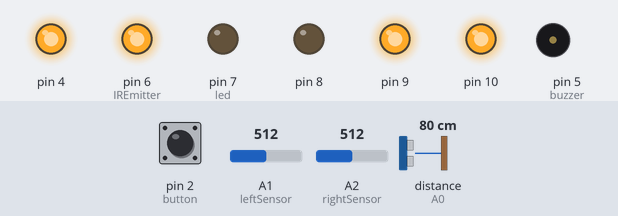
Simulated run of this sketch. Board: Arduino Uno, built with avr-gcc and run on an emulated ATmega328P. Parts: output pins drawn as LEDs (lit = HIGH), buzzer (waves = sounding). Wiring (inferred from the names in the program): ultrasonic range finder: trigger pin 3; echo A0. Dashed ring = blinking. The inputs (shaded band) are chosen by the test bench; at power-on: distance to the obstacle (sensor on A0) 80 cm, pin 2 (button) HIGH, A1 (leftSensor) = 512, A2 (rightSensor) = 512. The echo pulse lasts 58.3 µs per cm; random numbers use the default seed unless the sketch sets one; pins used as bus, display or sensor lines are not drawn.

Above: at 6.2 s.
6.3 s: distance to the obstacle (sensor on A0) set to 11 cm
7.8 s: distance to the obstacle (sensor on A0) set to 8 cm
At 8.7 s:
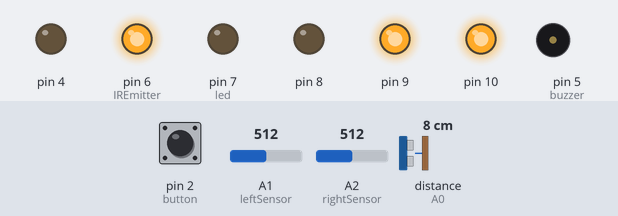
At 10.2 s:
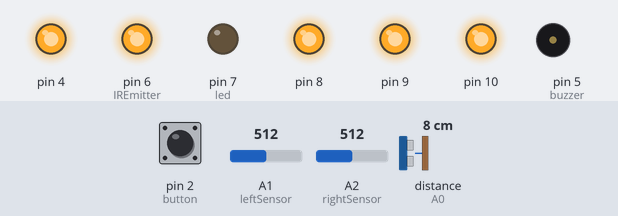
10.8 s: pin 2 (button) pulled LOW for 0.15 s
At 11.8 s:
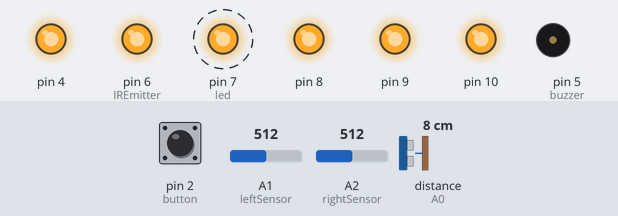
13.9 s: distance to the obstacle (sensor on A0) set to 2 cm
16.9 s: distance to the obstacle (sensor on A0) set to 4 cm
18.9 s: pin 2 (button) pulled LOW for 1 s
At 27.8 s:
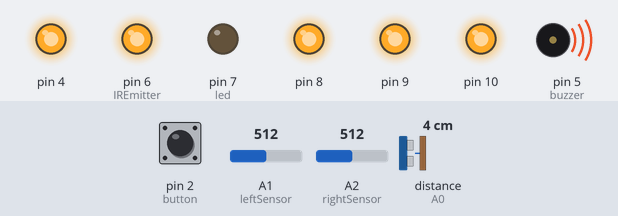
Timing chart, 0 to 29.6 s (numbered marks = the images above; inputs shaded):
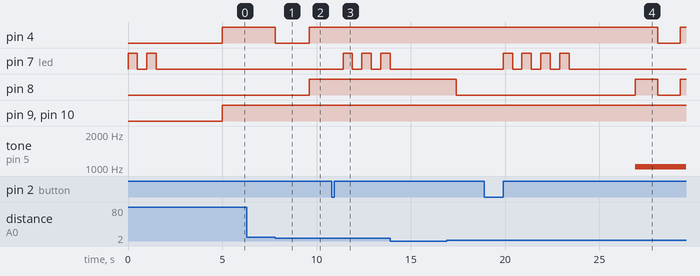

The sketch:

Solution_2.ino
```cpp
/********************************************************************
  An Introduction to Robot Programming
  Author - Eric Ryan Harrison <me@ericharrison.info>
  http://github.com/SumoRobotLeague/MRK-1/

  Lesson 7, Exercise 2, Bot: Fun Demo Robot
  - search_and_avoid()
  - search_and_destroy()
  - search_and_avoid_musically()
********************************************************************/

#include "Motor.h"

// Define pins and configuration for managing state
#define button 2
#define led 7
#define stateSwitchDelay 3000

// Define pins to control the sonar sensor
#define echoPin A0
#define pingPin 3

// Define pins to control infrared line sensors
#define leftSensor  A1
#define rightSensor A2
#define IREmitter   6

// Define our buzzer pin
#define buzzer 5

// Motor pins
#define rightMotorSpeed     10
#define rightMotorDirection 8
#define leftMotorSpeed      9
#define leftMotorDirection  4

// Initialize state variables
const int states = 3;
int state = 1;
bool buttonPressed = false;

// Global operational variables
long cm = 0;
const int turnDuration = 600;

// search_and_destroy() attack configuration
const int stopDistance   = 1; // Distance in centimeters
const int attackDistance = 15;

// Create our motor object
Motor motor;

void setup() {
	Serial.begin(9600);
	pinMode(led,    OUTPUT);
	pinMode(button, INPUT_PULLUP);
	pinMode(echoPin, INPUT);
	pinMode(pingPin, OUTPUT);

	// Configure our IR sensors
	pinMode(leftSensor,  INPUT);
	pinMode(rightSensor, INPUT);
	pinMode(IREmitter,   OUTPUT);

	// Turn on our IR Emitter and leave it on
	digitalWrite(IREmitter, HIGH);

	// Configure our motors
	motor.setupRight(rightMotorSpeed, rightMotorDirection);
	motor.setupLeft(leftMotorSpeed, leftMotorDirection);

	// Once setup is complete, start our robot in our
	// first operational state.
	blink(state);
	delay(stateSwitchDelay);
}

void loop() {
	if ( digitalRead(button) == 0 ) {
		// the button is being held down
		buttonPressed = true;
	}
	if ( buttonPressed && digitalRead(button) == 1 ) {
		// the button WAS held down and was just released
		buttonPressed = false;

		if ( state == states ) {
			// we've reached our maximum state, reset to 0
			// and pause until we press the button again
			state = 0;
		} else {
			state = state + 1;
		}

		blink(state);
		delay(stateSwitchDelay);
	}

	switch(state) {
		case 0:
			// Do nothing
			break;
		case 1:
			search_and_avoid();
			break;
		case 2:
			search_and_destroy();
			break;
		case 3: search_and_avoid_musically();
			break;
	}
}

// Randomly drive around. If an object is detected closer than
// 10 cm, pick a new direction and drive away.
void search_and_avoid() {
	// get a random direction, 1 = left, 2 = right
	int turnDirection = 1;

	// get distance in centimeters
	cm = msToCm( ping() );

	// if distance is less than 10, pick a new random direction
	if ( cm < 10 ) {
		turnDirection = random(1, 3);

		if ( turnDirection == 1 ) {
			motor.left(255);
			motor.right(-255);
			delay(turnDuration);
		} else {
			motor.left(-255);
			motor.right(255);
			delay(turnDuration);
		}
	} else {
		// if distance is greater than 10, just drive forward
		motor.left(255);
		motor.right(255);
	}
}

// Randomly drive towards the nearest object. Stop when
// the distance to the object is 1cm or less. If the object moves,
// resume searching
void search_and_destroy() {
	// get a random direction, 1 = left, 2 = right
	int turnDirection = 1;

	// get distance in centimeters
	cm = msToCm( ping() );

	// if distance is less than 10, pick a new random direction
	if ( cm < attackDistance ) {
		// We have found an object, attack!
		motor.attack();

		// we are within 1 cm of our object, stop attacking
		// and blink at the target angrily. :)
		if ( cm <= stopDistance ) {
			motor.left(0);
			motor.right(0);

			blink(1);
		}

	} else {
		// We haven't found anything close to us, spin in place
		// until we find something.
		turnDirection = random(1, 3);

		if ( turnDirection == 1 ) {
			motor.left(255);
			motor.right(-255);
		} else {
			motor.left(-255);
			motor.right(255);
		}
	}
}

// Randomly drive around. If an object is detected closer than
// 10 cm, pick a new direction and drive away.
// As the robot drives, read the current reflectivity from the
// IR sensors and play a musical tone from the buzzer that
// corresponds to the values from the sensors.
void search_and_avoid_musically() {
	// get a random direction, 1 = left, 2 = right
	int turnDirection = 1;

	// get distance in centimeters
	cm = msToCm( ping() );

	/*********************************************************
	DISCUSSION: With our values from our line sensors, we
	have a few different options for choosing how to determine
	which note we want to play. In our Pitches.h library from
	Chapter 5, we have the option of having "named" notes
	ranging from frequencies 31 all the way up to 4978 on the
	high end of the scale.

	One approach would be to manually select a range of notes
	that we want to play and then selecting the note based on
	a large if block and the results of the line sensor readings.

	Another approach would be to simply take the line sensor
	results and pass that number directly to the Arduino tone()
	function (called inside the playNote() function).

	The other thing we need to consider is to decide what to do
	with each sensor. We have two sensors at the front of the
	robot that will both return different values, depending on
	what type of surface your robot is currently driving over.

	Our line sensors return values between 0 and 1023, so the
	easiest approach (and the one we're going to use here) will
	be to simply take both line sensor values, add them together
	and pass that number directly to our playNote() function.

	These combined values will give us a number in a range of
	0 to 2046. We will take that number and use it directly,
	which should produce interesting sounds as your robot drives
	around the room.

	** PLEASE FEEL FREE TO EXPERIMENT! **
	*********************************************************/
	// Read our line sensor values.
	int leftReading = analogRead(leftSensor);
	int rightReading = analogRead(rightSensor);
	int frequencyToPlay = leftReading + rightReading;
	// Play the frequency of the combined sensor readings
	playNote(frequencyToPlay);

	// if distance is less than 10, pick a new random direction
	if ( cm < 10 ) {
		turnDirection = random(1, 3);

		if ( turnDirection == 1 ) {
			motor.left(255);
			motor.right(-255);
			delay(turnDuration);
		} else {
			motor.left(-255);
			motor.right(255);
			delay(turnDuration);
		}
	} else {
		// if distance is greater than 10, just drive forward
		motor.left(255);
		motor.right(255);
	}
}

// Helper function to play musical notes
// NOTE: this function is slightly different than our
// musical playNote function that we developed in Chapter 5.
// We don't want any calls to delay() that would slow down
// the functional operation of our robot. We also don't need
// to specify a duration. When we call playNote with the value
// we get from the IR Line Sensors, we'll continue to play
// that frequency until the value changes.
void playNote(int note) {
	tone(buzzer, note);
}

// Helper function to manage our ultrasonic sensor.
long ping() {
	long duration;
	digitalWrite(pingPin, LOW);
	delayMicroseconds(2);
	digitalWrite(pingPin, HIGH);
	delayMicroseconds(10);
	digitalWrite(pingPin, LOW);
	duration = pulseIn(echoPin, HIGH);

	return duration;
}

// Helper function to return the distance to an object
// detected by the ultrasonic sensor in centimeters.
long msToCm(long microseconds) {
	return microseconds / 29 / 2;
}

// Simple blink function called in loop() whenever a state
// change is made by a user button press.
void blink(int blinks) {
	for ( int i = 0; i <= blinks; i++ ) {
		digitalWrite(led, HIGH);
		delay(500);
		digitalWrite(led, LOW);
		delay(500);
	}
}
```

Motor.cpp
```cpp
/********************************************************************
  Motor.cpp - A Library for Controlling the Motors of the MRK-1
  An Introduction to Robot Programming
  Author - Eric Ryan Harrison <me@ericharrison.info>
  http://github.com/SumoRobotLeague/MRK-1/

  Improved motor control library with an attack() method that will
  instantly charge forward at full speed on both motors.
********************************************************************/

#include "Arduino.h"
#include "Motor.h"

// Define our minimum and maximum speeds for error checking.
#define maxSpeed 255
#define minSpeed -255

// This is our class constructor. When this method is called
// the class will create an object of this instance. We don't
// need our motor constructor to do anything, so we will leave
// it empty.
Motor::Motor() {
	// Intentionally do nothing
}

void Motor::setupRight(int rightSpeed_pin, int rightDirection_pin) {
	// Store the pin in a private variable for later use
	_rightMotorSpeedPin     = rightSpeed_pin;
	_rightMotorDirectionPin = rightDirection_pin;

	// Set up pins for output
	pinMode(_rightMotorSpeedPin,     OUTPUT);
	pinMode(_rightMotorDirectionPin, OUTPUT);
}


void Motor::setupLeft(int leftSpeed_pin, int leftDirection_pin) {
	// Store the pin in a private variable for later use
	_leftMotorSpeedPin     = leftSpeed_pin;
	_leftMotorDirectionPin = leftDirection_pin;

	// Set up pins for output
	pinMode(_leftMotorSpeedPin,     OUTPUT);
	pinMode(_leftMotorDirectionPin, OUTPUT);
}

void Motor::right(int speed) {
	// Simple check to make sure our speed does not exceed
	// the defined speed limits.
	if ( speed > maxSpeed ) {
		speed = maxSpeed;
	} else if ( speed < minSpeed ) {
		speed = minSpeed;
	}

	if ( speed < 0 ) {
		digitalWrite(_rightMotorDirectionPin, HIGH);
		analogWrite(_rightMotorSpeedPin, abs(speed));
	} else {
		digitalWrite(_rightMotorDirectionPin, LOW);
		analogWrite(_rightMotorSpeedPin, speed);
	}
}

void Motor::left(int speed) {
	if ( speed > maxSpeed ) {
		speed = maxSpeed;
	} else if ( speed < minSpeed ) {
		speed = minSpeed;
	}

	if ( speed < 0 ) {
		digitalWrite(_leftMotorDirectionPin, LOW);
		analogWrite(_leftMotorSpeedPin, speed);
	} else {
		digitalWrite(_leftMotorDirectionPin, HIGH);
		analogWrite(_leftMotorSpeedPin, abs(speed));
	}
}

// Our attack() method is a very simple function that will
// tell both motors to charge forward at full speed.
void Motor::attack() {
	right(maxSpeed);
	left(maxSpeed);
}

// Our abort() method is a very simple function that will
// tell both motors to reverse at full speed.
void Motor::abort() {
	right(minSpeed);
	left(minSpeed);
}
```

Motor.h
```cpp
/********************************************************************
  Motor.h - A Library for Controlling the Motors of the MRK-1
  An Introduction to Robot Programming
  Author - Eric Ryan Harrison <me@ericharrison.info>
  http://github.com/SumoRobotLeague/MRK-1/
********************************************************************/

#ifndef Motor_h
#define Motor_h

#include "Arduino.h"

class Motor {
	public:
		Motor();
		void setupRight(int rightSpeed_pin, int rightDirection_pin);
		void setupLeft(int leftSpeed_pin, int leftDirection_pin);
		void right(int speed);
		void left(int speed);
		void attack();
		void abort();
	private:
		int _rightMotorSpeedPin;
		int _rightMotorDirectionPin;
		int _leftMotorSpeedPin;
		int _leftMotorDirectionPin;
};

#endif
```

Measured:
- the behaviour switches between 10 and 9 cm on distance to the obstacle (sensor on A0) (found by bisection; images 0 and 1)
- after the input at 6.3 s, every drawn part: stays the same
- after the input at 7.8 s, pin 4: HIGH → LOW at once, → HIGH 1.8 s later; pin 8: LOW → HIGH after 1.8 s
- after the input at 10.8 s, pin 7 (led): alternates HIGH for 0.50 s and LOW for 0.50 s, starting after 0.61 s
- after the input at 18.9 s, pin 4: HIGH → LOW after 9.2 s, → HIGH 1.2 s later; pin 7 (led): alternates HIGH for 0.50 s and LOW for 0.50 s, 8 changes in all, then stays LOW, starting after 1.0 s; pin 8: LOW → HIGH after 8.0 s, → LOW 1.2 s later, → HIGH 1.2 s later; tone on pin 5 (buzzer): silent → 1024 Hz after 8.0 s
